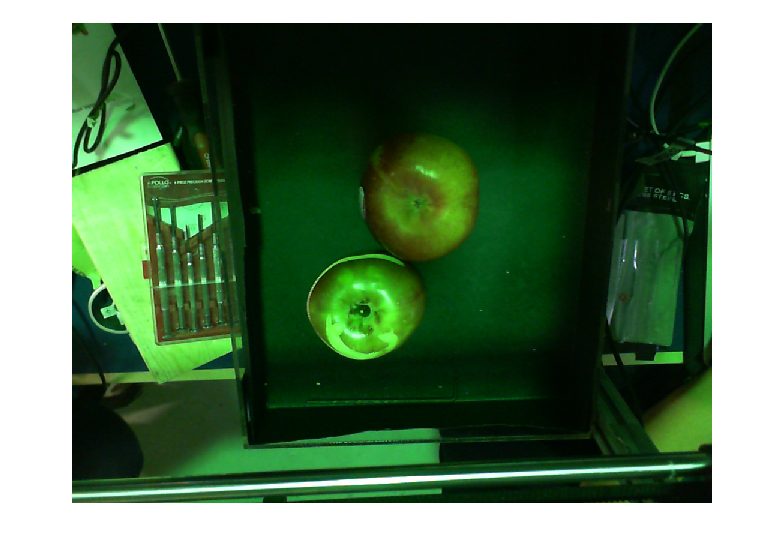
//> input picture original.png, 784 x 554 px
$ ./watershed   (built with g++ and OpenCV 4)
//> lines starting //> are read from the running program, lines starting //| are printed output that depends on the picture; after the words box and inside, x2 and y2 are one past the last pixel; in counts of white or black regions, pixels touching at a corner belong together
#include <iostream>
#include <opencv2/core/core.hpp>
#include <opencv2/opencv.hpp>
#include <opencv2/calib3d/calib3d.hpp>
#include <vector>
#include <algorithm>
#include <string>

using namespace cv;
using namespace std;

class WatershedSegmenter{
private:
    cv::Mat markers;
public:
    void setMarkers(cv::Mat& markerImage)
    {
        markerImage.convertTo(markers, CV_32S);
    }

    cv::Mat process(cv::Mat &image)
    {
        cv::watershed(image, markers);
        markers.convertTo(markers,CV_8U);
        return markers;
    }
};


int main()
{
    cv::Mat img;
    img= imread("./original.png",CV_LOAD_IMAGE_COLOR);
//> img is the input picture: 554 rows x 784 cols, CV_8UC3; mean B, G, R 91.9, 121.4, 92.9
    imshow("original",img);
    cv::Mat binary;         // = cv::imread(argv[2], 0);
    cv::cvtColor(img, binary, CV_BGR2GRAY);
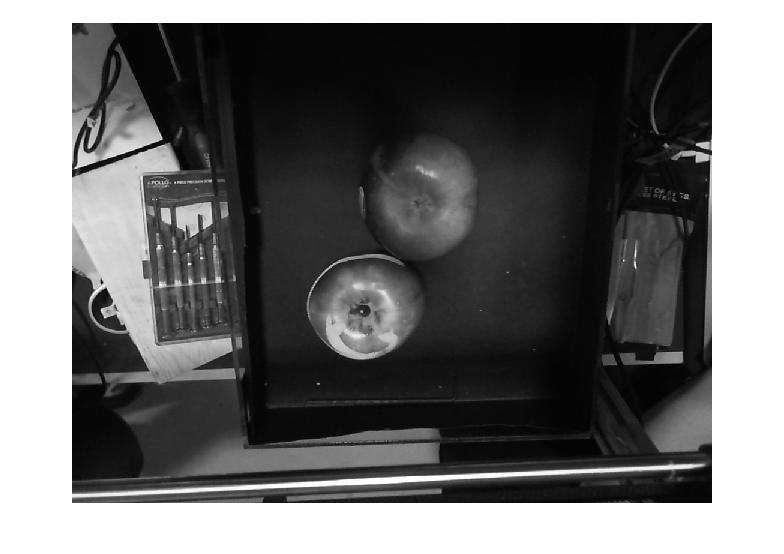
//> binary: 554 rows x 784 cols, CV_8UC1; min 0, max 255, mean 109.5
    //threshold( imgGray, imgBw, 20, 255,cv::THRESH_BINARY);
    cv::threshold(binary, binary, 50, 255, CV_THRESH_BINARY);
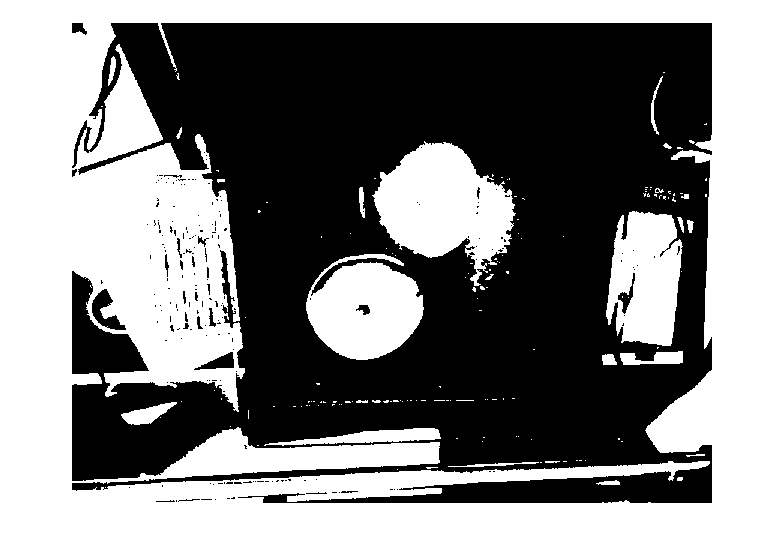
//> binary: 554 rows x 784 cols, CV_8UC1; 50.7% white; 200 black regions (175 under 20 px), largest, box (x1, y1, x2, y2) and area: (72, 23, 712, 503) 211485, (92, 289, 126, 330) 594, (194, 352, 234, 370) 342

    imshow("originalimage", img);
    imshow("originalbinary", binary);

    // Eliminate noise and smaller objects
    cv::Mat fg;
    cv::erode(binary,fg,cv::Mat(),cv::Point(-1,-1),2);
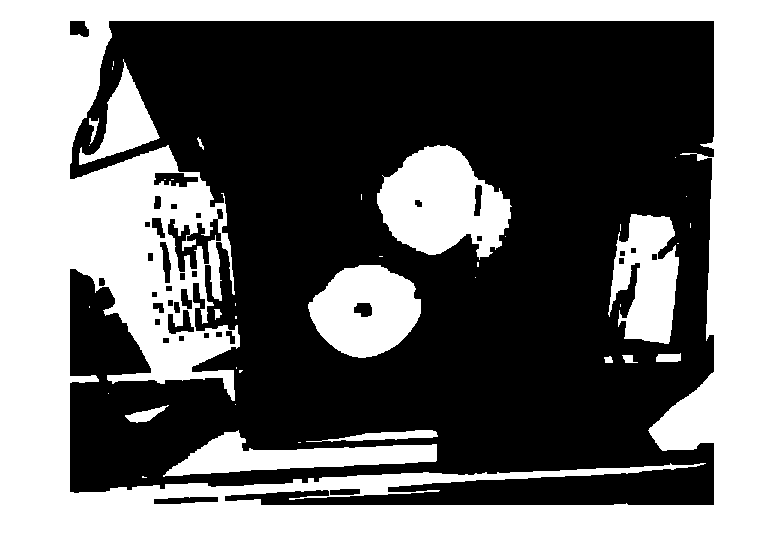
//> fg: 554 rows x 784 cols, CV_8UC1; 44.6% white; 39 white regions (25 under 20 px), largest, box (x1, y1, x2, y2) and area: (0, 0, 784, 554) 159764, (377, 145, 512, 260) 9946, (308, 265, 421, 358) 7405
    imshow("fg", fg);

    // Identify image pixels without objects
    cv::Mat bg;
    cv::dilate(binary,bg,cv::Mat(),cv::Point(-1,-1),3);
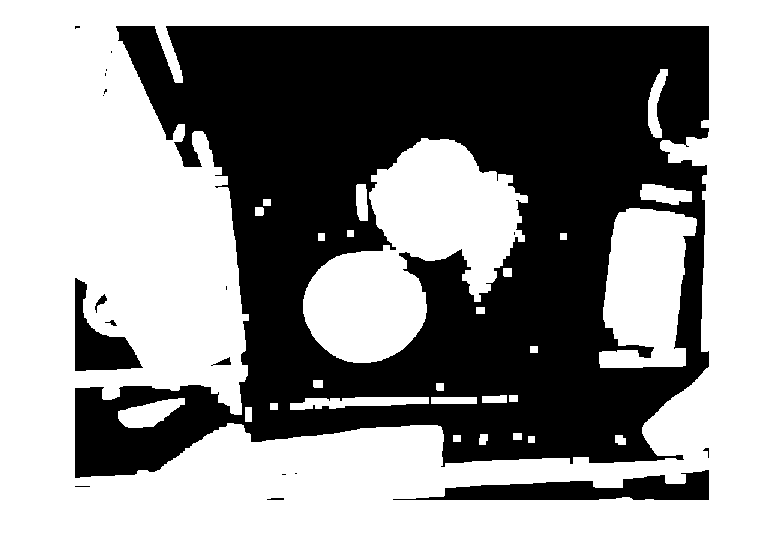
//> bg: 554 rows x 784 cols, CV_8UC1; 58.8% white; 19 black regions (11 under 20 px), largest, box (x1, y1, x2, y2) and area: (75, 26, 709, 478) 171422, (393, 470, 709, 500) 4703, (75, 278, 143, 371) 2665
    cv::threshold(bg,bg,1, 128,cv::THRESH_BINARY_INV);
    imshow("bg", bg);

    // Create markers image
    cv::Mat markers(binary.size(),CV_8U,cv::Scalar(0));
    markers= fg+bg;
    imshow("markers", markers);

    // Create watershed segmentation object
    WatershedSegmenter segmenter;
    segmenter.setMarkers(markers);
//> in setMarkers, `markerImage.convertTo(markers, CV_32S);`:
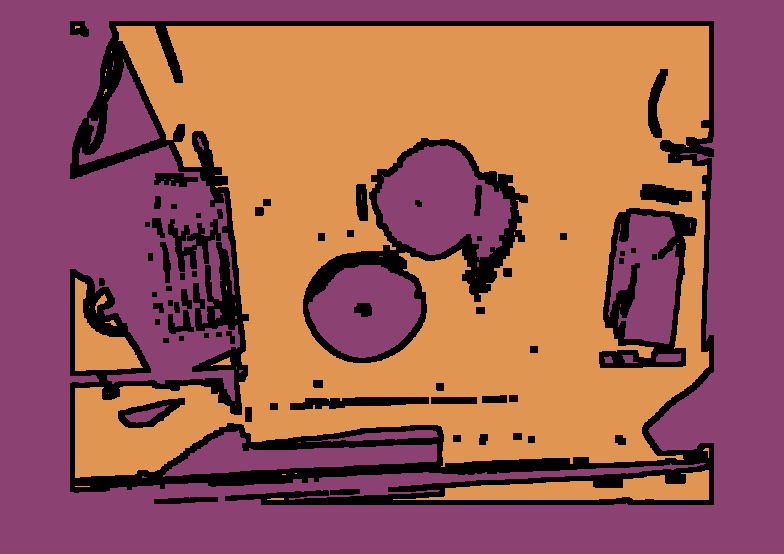
//> markers: 554 rows x 784 cols, CV_32SC1; 3 distinct labels, from 0 to 255; one colour per label, 0 black

    cv::Mat result = segmenter.process(img);
//> in process, `cv::watershed(image, markers);`:
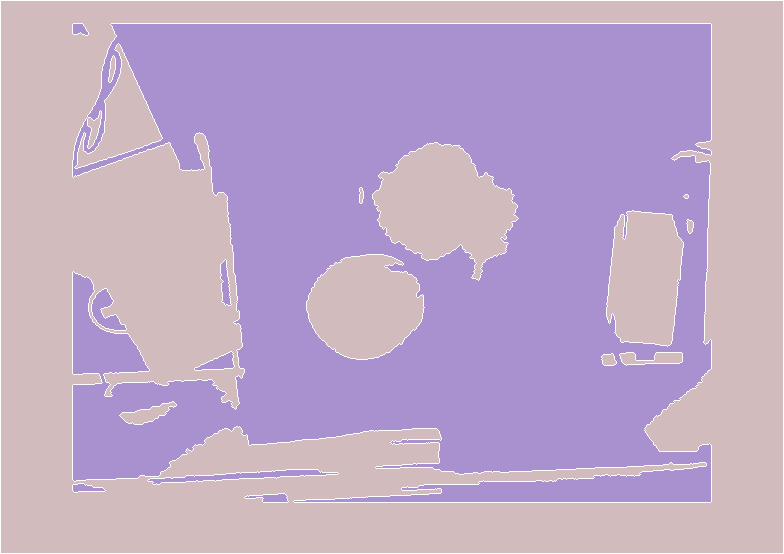
//> markers: 554 rows x 784 cols, CV_32SC1; 3 distinct labels, from -1 to 255; one colour per label, 0 black, -1 white
//> in process, `markers.convertTo(markers,CV_8U);`:
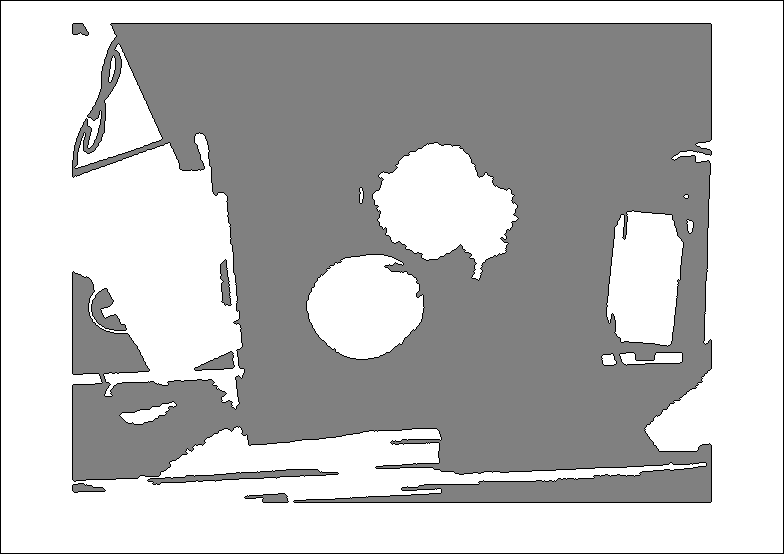
//> markers: 554 rows x 784 cols, CV_8UC1; min 0, max 255, mean 187.8
    result.convertTo(result,CV_8U);
    imshow("final_result", result);

    cv::waitKey(0);

    return 0;
}

$ run again, with watershedLines.png copied over original.png
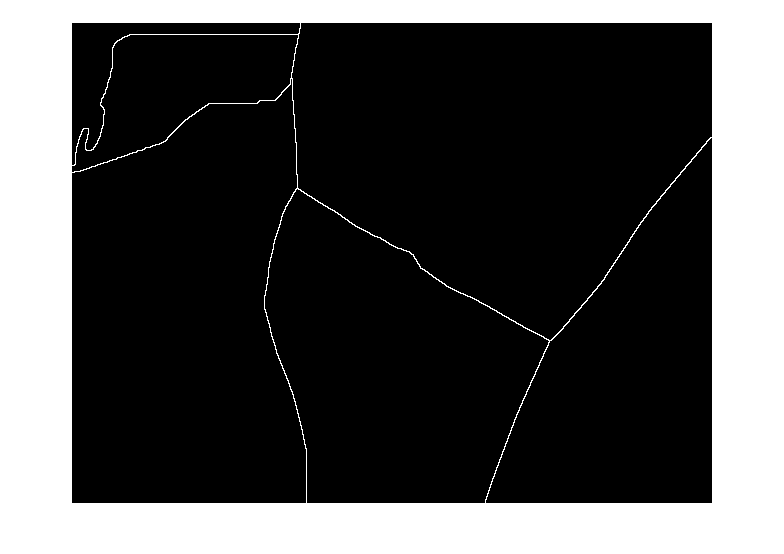
//> input picture watershedLines.png, 784 x 554 px
//> img is the input picture: 554 rows x 784 cols, CV_8UC3; 29.8% white; 1 white region, box (x1, y1, x2, y2) and area: (0, 0, 784, 554) 129429
//> fg: 554 rows x 784 cols, CV_8UC1; 28.2% white; 1 white region, box (x1, y1, x2, y2) and area: (0, 0, 784, 554) 122640
//> in process, `cv::watershed(image, markers);`:
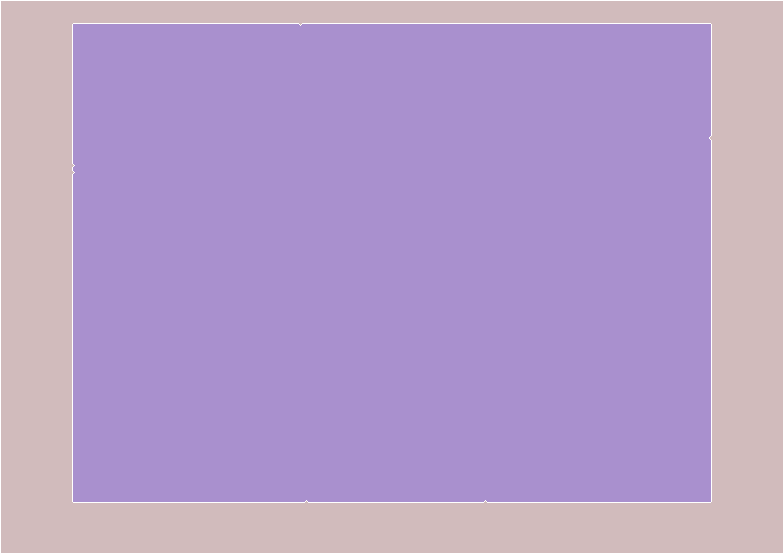
//> markers: 554 rows x 784 cols, CV_32SC1; 3 distinct labels, from -1 to 255; one colour per label, 0 black, -1 white
//> in process, `markers.convertTo(markers,CV_8U);`:
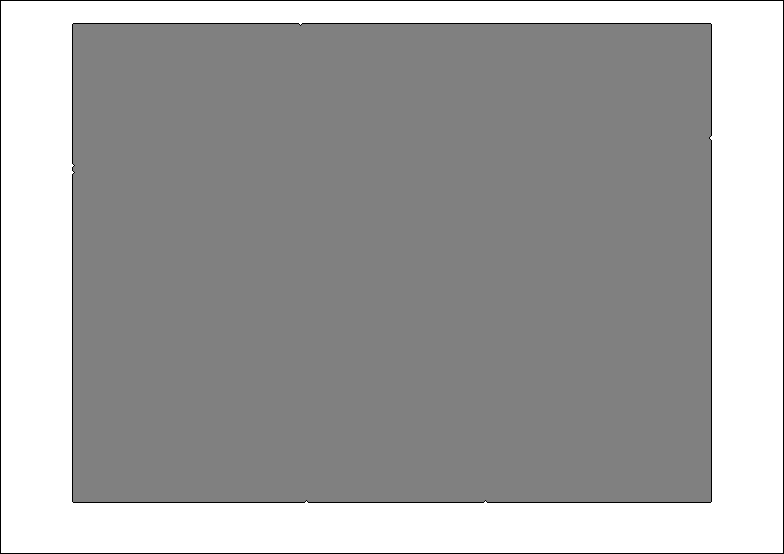
//> markers: 554 rows x 784 cols, CV_8UC1; min 0, max 255, mean 163
